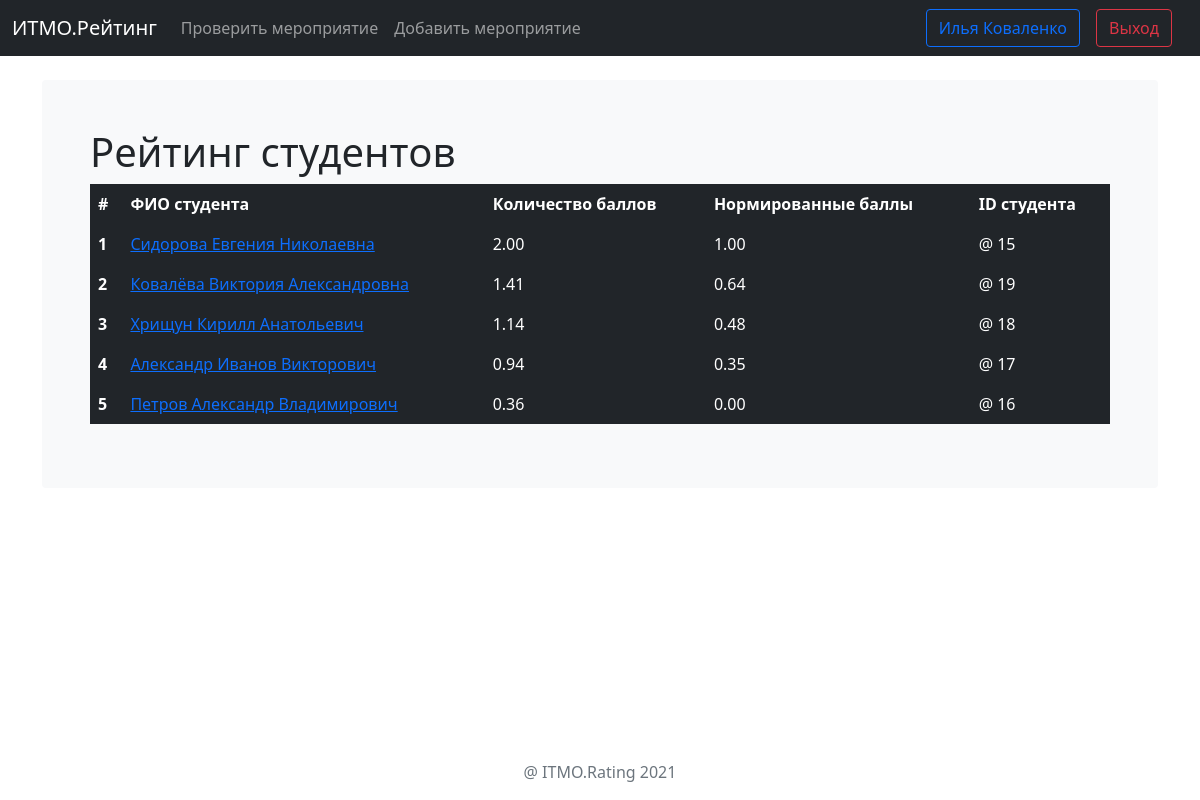
The app's page / (signed in) with its own data.
### main/models.py (models this page shows, shortened)
class RatingTable(models.Model):
    title = models.CharField('ФИО студента', max_length=50)
    user_id = models.DecimalField('ID студента', max_digits=10, decimal_places=0)
    place = models.DecimalField('Место в рейтинге', max_digits=10, decimal_places=0, default=0)
    score = models.DecimalField('Баллы студента', max_digits=7, decimal_places=2)
    normalized_score = models.DecimalField('Пронормированные баллы студента', max_digits=7, decimal_places=2, default=0)
    class Meta:
        verbose_name = 'Общий рейтинг'
        verbose_name_plural = 'Общий рейтинг'

### main/views.py (the view)
# urls.py: path('', views.index, name='home'),
def index(request):
    rating = RatingTable.objects.order_by('-normalized_score') # здесь можно ещё использовать all() и order_by('(-)title')[:] посмотреть гоша дударь часть с получанием и выводом данных
    return render(request, 'main/index.html', {'rating': rating})

### main/templates/main/index.html (shortened to what this page needs)
{% extends 'main/base.html' %}
{% block content %}
    <h1>Рейтинг студентов</h1>
    {% if rating %}
        <table class="table table-dark table-borderless">
              <thead>
                  <tr>
                    <th scope="col">#</th>
                    <th scope="col">ФИО студента</th>
                    <th scope="col">Количество баллов</th>
                    <th scope="col">Нормированные баллы</th>
                    <th scope="col">ID студента</th>
                  </tr>
              </thead>
              <tbody>
                {% for el in rating %}
                 <tr>
                     <th scope="row">{{ el.place }}</th>
                     <td>
                         <a href="/profile?id={{ el.user_id }}">{{ el.title }}</a>
                     </td>
                     <td>{{ el.score }}</td>
                     <td>{{ el.normalized_score }}</td>
                     <td>@ {{ el.user_id }}</td>
                 </tr>
                {% endfor %}
              </tbody>
            </table>
    {% else %}
        <p>У нас нет записей!</p>
    {% endif %}
{% endblock %}

### main/templates/main/base.html (shortened to what this page needs)
<!doctype html>
<html lang="ru" class="h-100">
<head>
    <link rel="stylesheet" href="https://cdn.jsdelivr.net/npm/bootstrap@5.1.3/dist/css/bootstrap.min.css">
</head>
<body>
<nav class="navbar navbar-expand-md navbar-dark bg-dark mb-4">
    <div class="container-fluid">
        <a class="navbar-brand" href="{% url 'home' %}">ИТМО.Рейтинг</a>
        <div class="collapse navbar-collapse" id="navbarCollapse">
            {% if request.user.is_authenticated %}
                    <ul class="navbar-nav me-auto mb-2 mb-md-0">
                        {% if request.user.is_staff %}
                        <li class="nav-item">
                            <a class="nav-link" aria-current="page" href="{% url 'check_event' %}">Проверить мероприятие</a>
                        </li>
                        {% endif %}
                        <li class="nav-item">
                            <a class="nav-link" href="{% url 'add_event' %}">Добавить мероприятие</a>
                        </li>
                    </ul>
                    <a class="btn btn-outline-primary me-3" href="{% url 'profile' %}">{{ request.user.first_name }} {{ request.user.last_name }}</a>
                    <a class="btn btn-outline-danger me-3" href="{% url 'logout' %}">Выход</a>
            {% else %}
                    <ul class="navbar-nav me-auto mb-2 mb-md-0"></ul>
                    <a class="btn btn-outline-success me-3" href="{% url 'login' %}">Авторизация</a>
                    <a class="btn btn-outline-success me-3" href="{% url 'register' %}">Регистрация</a>
            {% endif %}
        </div>
      </div>
</nav>
<main class="container">
  <div class="bg-light p-5 rounded">
    {% block content %}{% endblock %}
  </div>
</main>
<footer class="footer mt-auto py-3 fixed-bottom">
  <div class="container text-center">
    <span class="text-muted">@ ITMO.Rating 2021</span>
  </div>
</footer>
</body>
</html>

### records on screen
RatingTable: place "1", title "Сидорова Евгения Николаевна", score "2.00", normalized_score "1.00", user_id "15"
RatingTable: place "2", title "Ковалёва Виктория Александровна", score "1.41", normalized_score "0.64", user_id "19"
RatingTable: place "3", title "Хрищун Кирилл Анатольевич", score "1.14", normalized_score "0.48", user_id "18"
RatingTable: place "4", title "Александр Иванов Викторович", score "0.94", normalized_score "0.35", user_id "17"
RatingTable: place "5", title "Петров Александр Владимирович", score "0.36", normalized_score "0.00", user_id "16"

### other values on screen
{{ request.user.first_name }} "Илья"
{{ request.user.last_name }} "Коваленко"
